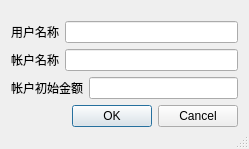
<?xml version="1.0" encoding="UTF-8"?>
<ui version="4.0">
 <class>CreateAccountDlg</class>
 <widget class="QDialog" name="CreateAccountDlg">
  <property name="enabled">
   <bool>true</bool>
  </property>
  <property name="geometry">
   <rect>
    <x>0</x>
    <y>0</y>
    <width>249</width>
    <height>149</height>
   </rect>
  </property>
  <property name="minimumSize">
   <size>
    <width>0</width>
    <height>0</height>
   </size>
  </property>
  <property name="windowTitle">
   <string>请输入新的帐户名称</string>
  </property>
  <property name="locale">
   <locale language="Chinese" country="China"/>
  </property>
  <property name="sizeGripEnabled">
   <bool>true</bool>
  </property>
  <property name="modal">
   <bool>true</bool>
  </property>
  <layout class="QGridLayout" name="gridLayout">
   <item row="0" column="0">
    <layout class="QVBoxLayout" name="verticalLayout">
     <item>
      <layout class="QHBoxLayout" name="horizontalLayout">
       <item>
        <widget class="QLabel" name="label">
         <property name="text">
          <string>用户名称</string>
         </property>
        </widget>
       </item>
       <item>
        <widget class="QLineEdit" name="UserName"/>
       </item>
      </layout>
     </item>
     <item>
      <layout class="QHBoxLayout" name="horizontalLayout_2">
       <item>
        <widget class="QLabel" name="label_2">
         <property name="text">
          <string>帐户名称</string>
         </property>
        </widget>
       </item>
       <item>
        <widget class="QLineEdit" name="AccountName"/>
       </item>
      </layout>
     </item>
     <item>
      <layout class="QHBoxLayout" name="horizontalLayout_3">
       <item>
        <widget class="QLabel" name="label_3">
         <property name="text">
          <string>帐户初始金额</string>
         </property>
        </widget>
       </item>
       <item>
        <widget class="QLineEdit" name="initSum"/>
       </item>
      </layout>
     </item>
     <item>
      <widget class="QDialogButtonBox" name="buttonBox">
       <property name="orientation">
        <enum>Qt::Horizontal</enum>
       </property>
       <property name="standardButtons">
        <set>QDialogButtonBox::Cancel|QDialogButtonBox::Ok</set>
       </property>
      </widget>
     </item>
    </layout>
   </item>
  </layout>
 </widget>
 <resources/>
 <connections>
  <connection>
   <sender>buttonBox</sender>
   <signal>accepted()</signal>
   <receiver>CreateAccountDlg</receiver>
   <slot>accept()</slot>
   <hints>
    <hint type="sourcelabel">
     <x>248</x>
     <y>254</y>
    </hint>
    <hint type="destinationlabel">
     <x>157</x>
     <y>274</y>
    </hint>
   </hints>
  </connection>
  <connection>
   <sender>buttonBox</sender>
   <signal>rejected()</signal>
   <receiver>CreateAccountDlg</receiver>
   <slot>reject()</slot>
   <hints>
    <hint type="sourcelabel">
     <x>316</x>
     <y>260</y>
    </hint>
    <hint type="destinationlabel">
     <x>286</x>
     <y>274</y>
    </hint>
   </hints>
  </connection>
 </connections>
</ui>
